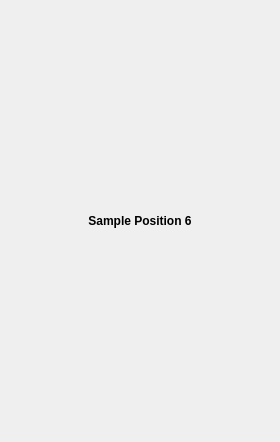
<?xml version="1.0" encoding="UTF-8"?>
<ui version="4.0">
 <class>Form</class>
 <widget class="QWidget" name="Form">
  <property name="geometry">
   <rect>
    <x>0</x>
    <y>0</y>
    <width>280</width>
    <height>442</height>
   </rect>
  </property>
  <property name="minimumSize">
   <size>
    <width>261</width>
    <height>442</height>
   </size>
  </property>
  <property name="maximumSize">
   <size>
    <width>280</width>
    <height>16777215</height>
   </size>
  </property>
  <property name="windowTitle">
   <string>Form</string>
  </property>
  <layout class="QVBoxLayout" name="verticalLayout_2">
   <property name="spacing">
    <number>0</number>
   </property>
   <property name="margin">
    <number>0</number>
   </property>
   <item>
    <widget class="QStackedWidget" name="stackedWidget">
     <property name="currentIndex">
      <number>5</number>
     </property>
     <widget class="QWidget" name="page">
      <layout class="QVBoxLayout" name="vlayout1">
       <item>
        <widget class="QLabel" name="label_1">
         <property name="font">
          <font>
           <weight>75</weight>
           <bold>true</bold>
          </font>
         </property>
         <property name="text">
          <string>Sample Position 1</string>
         </property>
         <property name="alignment">
          <set>Qt::AlignCenter</set>
         </property>
        </widget>
       </item>
      </layout>
     </widget>
     <widget class="QWidget" name="page_2">
      <layout class="QVBoxLayout" name="vlayout2">
       <item>
        <widget class="QLabel" name="label_2">
         <property name="font">
          <font>
           <weight>75</weight>
           <bold>true</bold>
          </font>
         </property>
         <property name="text">
          <string>Sample Position 2</string>
         </property>
         <property name="alignment">
          <set>Qt::AlignCenter</set>
         </property>
        </widget>
       </item>
      </layout>
     </widget>
     <widget class="QWidget" name="page_3">
      <layout class="QVBoxLayout" name="vlayout3">
       <item>
        <widget class="QLabel" name="label_3">
         <property name="font">
          <font>
           <weight>75</weight>
           <bold>true</bold>
          </font>
         </property>
         <property name="text">
          <string>Sample Position 3</string>
         </property>
         <property name="alignment">
          <set>Qt::AlignCenter</set>
         </property>
        </widget>
       </item>
      </layout>
     </widget>
     <widget class="QWidget" name="page_4">
      <layout class="QVBoxLayout" name="vlayout4">
       <item>
        <widget class="QLabel" name="label_4">
         <property name="font">
          <font>
           <weight>75</weight>
           <bold>true</bold>
          </font>
         </property>
         <property name="text">
          <string>Sample Position 4</string>
         </property>
         <property name="alignment">
          <set>Qt::AlignCenter</set>
         </property>
        </widget>
       </item>
      </layout>
     </widget>
     <widget class="QWidget" name="page_5">
      <layout class="QVBoxLayout" name="vlayout5">
       <item>
        <widget class="QLabel" name="label_5">
         <property name="font">
          <font>
           <weight>75</weight>
           <bold>true</bold>
          </font>
         </property>
         <property name="text">
          <string>Sample Position 5</string>
         </property>
         <property name="alignment">
          <set>Qt::AlignCenter</set>
         </property>
        </widget>
       </item>
      </layout>
     </widget>
     <widget class="QWidget" name="page_6">
      <layout class="QVBoxLayout" name="vlayout6">
       <item>
        <widget class="QLabel" name="label_6">
         <property name="font">
          <font>
           <weight>75</weight>
           <bold>true</bold>
          </font>
         </property>
         <property name="text">
          <string>Sample Position 6</string>
         </property>
         <property name="alignment">
          <set>Qt::AlignCenter</set>
         </property>
        </widget>
       </item>
      </layout>
     </widget>
    </widget>
   </item>
  </layout>
 </widget>
 <resources/>
 <connections/>
</ui>
